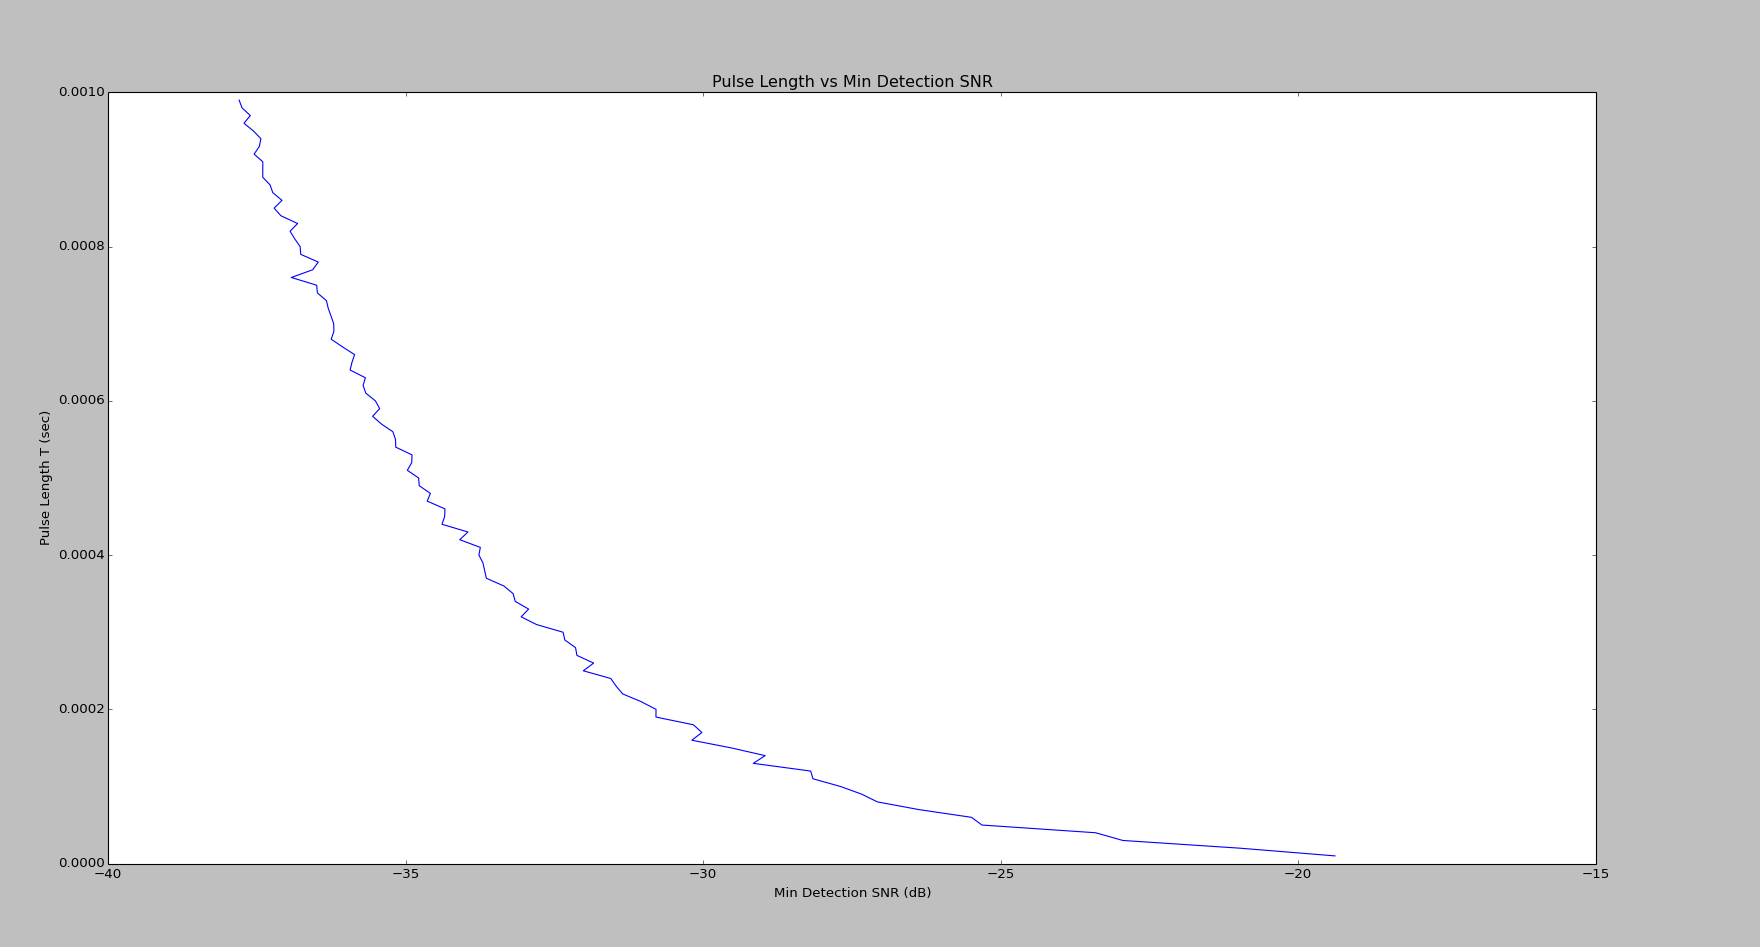

Reproduce this figure in Python.
from __future__ import division
import numpy as np
import matplotlib.pyplot as plt
import scipy.signal as fft


def Problem2(T=0.1e-3):
    detected = False
    threshold = 50
    ft = 2.450e9
    fs = 2e6
    f = 2.451e9
    A = 1
    dt = 1 / fs
    t = np.arange(0, T, dt)
    N = 3 * len(t)
    print 'T: ', T
    print 'N: ', len(t)
    x_reference = A * np.cos(2 * np.pi * (f - ft) * t)
    tvec = np.zeros(N)
    # plt.plot(t, x_reference)
    # plt.show()
    x_recorded = np.zeros(N)
    for x in range(len(x_recorded)):
        if x > N / 3 and x < N / 3 + len(x_reference):
            x_recorded[x] = x_reference[x % len(x_reference)]
    # plt.plot(range(3 * len(t)), x_recorded)
    # plt.show()

    noise = np.random.normal(0, 1, N)
    conv = fft.convolve(x_reference, x_recorded + noise)
    # plt.plot(range(len(conv)), conv)
    # plt.show()
    SNR = 10 * np.log10(A ** 2 / np.linalg.norm(noise) ** 2)
    print 'SNR: ', SNR, 'dB'
    maximum = conv[0]
    tau = 0
    for x in range(len(conv)):

        if conv[x] > maximum:
            maximum = np.max(conv[x])
            tau = x
    tau = tau - N

    if maximum > threshold:
        detected = True

    print 'Detected: ', detected
    return detected, SNR
    print 'Offset: ', tau
    print
    print
    print


def main():

    # Problem2(0.1e-3)
    xvec = []
    SNRvec = []
    snrthresh = 0
    # for x in np.arange(0.1e-4, .1e-2, 0.01e-3):
    #     status, SNR = Problem2(x)
    #     if status is True:
    #         snrthresh = SNR
    #         break

    for x in np.arange(0.1e-4, .1e-2, 0.01e-3):
        status, SNR = Problem2(x)
        xvec.append(x)
        SNRvec.append(SNR)

    print '\n' * 10
    print 'SNR Threshold: ', snrthresh
    print
    plt.plot(SNRvec, xvec)
    plt.xlabel('Min Detection SNR (dB)')
    plt.ylabel('Pulse Length T (sec)')
    plt.title('Pulse Length vs Min Detection SNR')
    plt.show()
if __name__ == '__main__':
    main()
